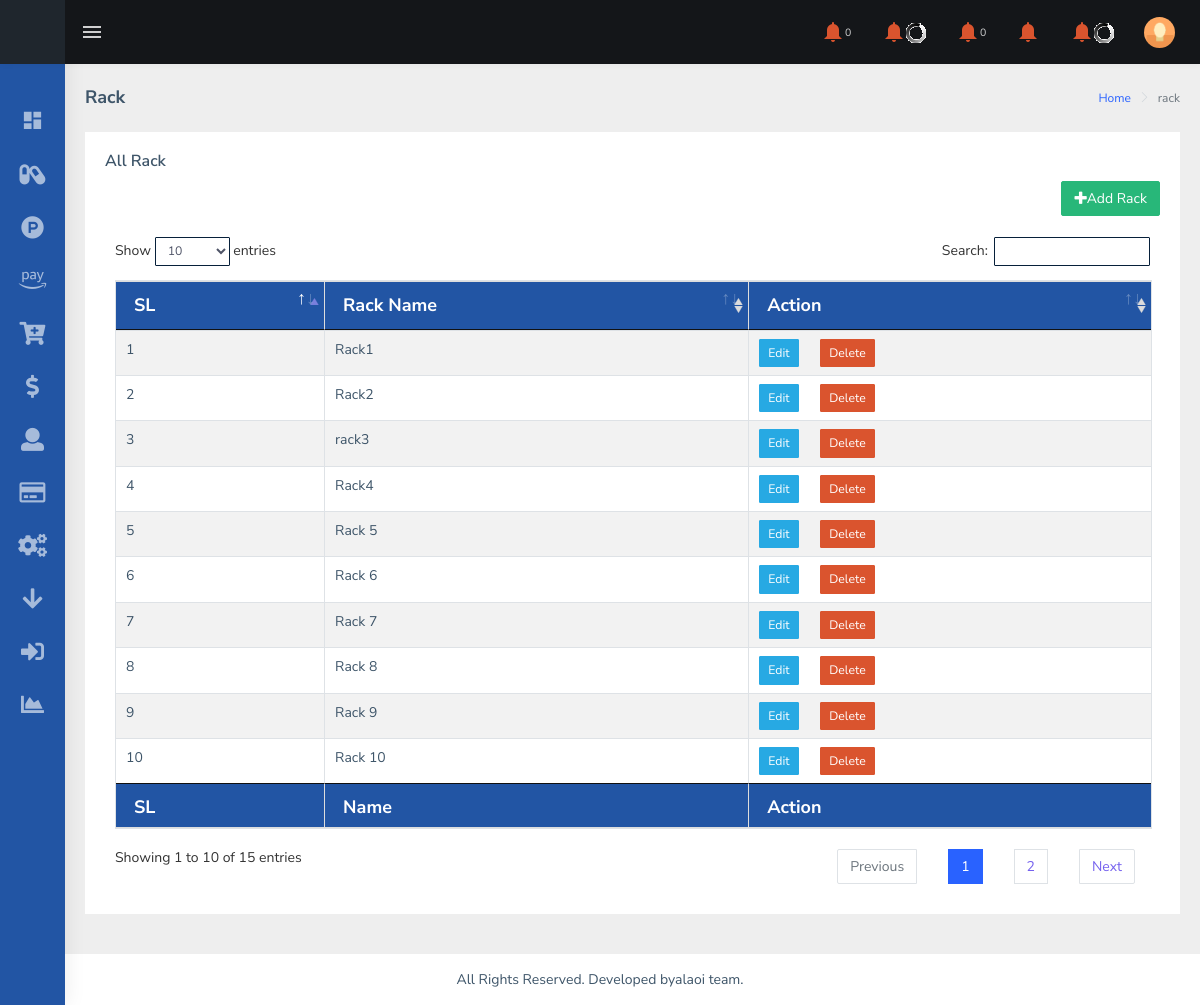
The app's page /admin/manage-rack.php (signed in) with its own data.
### tables this page shows
CREATE TABLE `rack` (
  `id` int(11) NOT NULL AUTO_INCREMENT,
  `rack_name` varchar(200) NOT NULL,
  `status` tinyint(4) NOT NULL DEFAULT 1,
  `created` datetime NOT NULL DEFAULT current_timestamp(),
  `deletion_status` tinyint(4) NOT NULL DEFAULT 0,
  PRIMARY KEY (`id`)
);

### admin/core/Database.php (called while the page is built, shortened)
<?php
Class Database {
    public $host = DB_HOST;
    public $user = DB_USER;
    public $pass = DB_PASS;
    public $dbname = DB_NAME;
    public $link;
    private function connectDB() {
        $this->link = new mysqli($this->host, $this->user, $this->pass, $this->dbname);
    }
    public function select($query) {
        $result = $this->link->query($query) or
                die($this->link->error . __LINE__);
        if ($result->num_rows > 0) {
            return $result;
        } else {
            return false;
        }
    }
}
?>

### admin/class/Adminlogin.php (called while the page is built, shortened)
<?php
class Adminlogin {
    private $db;
    public function __construct() {
        $this->db = new Database();
    }
    public function getAllRack() {
        $query = "SELECT * FROM rack WHERE deletion_status = 0";
        $result = $this->db->select($query);
        return $result;
    }
}
?>

### admin/manage-rack.php (the view, shortened to what this page needs)
<?php include 'header.php'; ?>
<?php include 'sidebar.php'; ?>
<div class="page-wrapper">
    <div class="page-breadcrumb">
        <div class="row">
            <div class="col-12 d-flex no-block align-items-center">
                <h4 class="page-title">Rack</h4>
                <div class="ml-auto text-right">
                    <nav aria-label="breadcrumb">
                        <ol class="breadcrumb">
                            <li class="breadcrumb-item"><a href="dashboard.php">Home</a></li>
                            <li class="breadcrumb-item active" aria-current="page">rack</li>
                        </ol>
                    </nav>
                </div>
            </div>
        </div>
    </div>
    <div class="container-fluid">
        <div class="row">
            <div class="col-md-12">
                <div class="card">
                    <div class="card-body">
                        <h5 class="card-title">All Rack</h5>
                        <div class="box-tools pull-right" align="right">
                            <a href="add-rack.php"><button type="button" class="btn btn-success"><i class="fas fa-plus"></i>Add Rack</button></a>
                        </div><br>
                        <div class="table-responsive">
                            <table id="zero_config" class="table table-striped table-bordered tbl">
                                <thead>
                                    <tr>
                                        <th>SL</th>
                                        <th>Rack Name</th>
                                        <th>Action</th>
                                    </tr>
                                </thead>
                                <tbody>
                                    <?php
                                    $getRack = $admin->getAllRack();
                                    if ($getRack) {
                                        $i = 0;
                                        while ($result = $getRack->fetch_assoc()) {
                                            $i++;
                                            ?>
                                            <tr>
                                                <td><?php echo $i; ?></td>
                                                <td><?php echo $result['rack_name']; ?></td>
                                                <td>
                                                    <a href="edit-rack.php?sid=<?php echo $result['id']; ?>"><button type="button" class="btn btn-cyan btn-sm">Edit</button></a>
                                                    <a onclick="return confirm('Are you sure to delete?');" href="?delid=<?php echo $result['id']; ?>"><button type="button" class="btn btn-danger btn-sm">Delete</button></a>
                                                </td>
                                            </tr>
                                            <?php
                                        }
                                    }
                                    ?>
                                </tbody>
                                <tfoot>
                                <th>SL</th>
                                <th>Name</th>
                                <th>Action</th>
                                </tfoot>
                            </table>
                        </div>
                    </div>
                </div>
            </div>
        </div>
    </div>
</div>
<?php include 'footer.php'; ?>

### admin/header.php (style rules this page uses)
.tbl th { background-color: #2255a4; color: white; border: 1px solid #ddd; padding: 8px; font-size: 18px; font-weight: bold; }

### records on screen
rack: rack_name "Rack1"
rack: rack_name "Rack2"
rack: rack_name "rack3"
rack: rack_name "Rack4"
rack: rack_name "Rack 5"
rack: rack_name "Rack 6"
rack: rack_name "Rack 7"
rack: rack_name "Rack 8"
rack: rack_name "Rack 9"
rack: rack_name "Rack 10"
